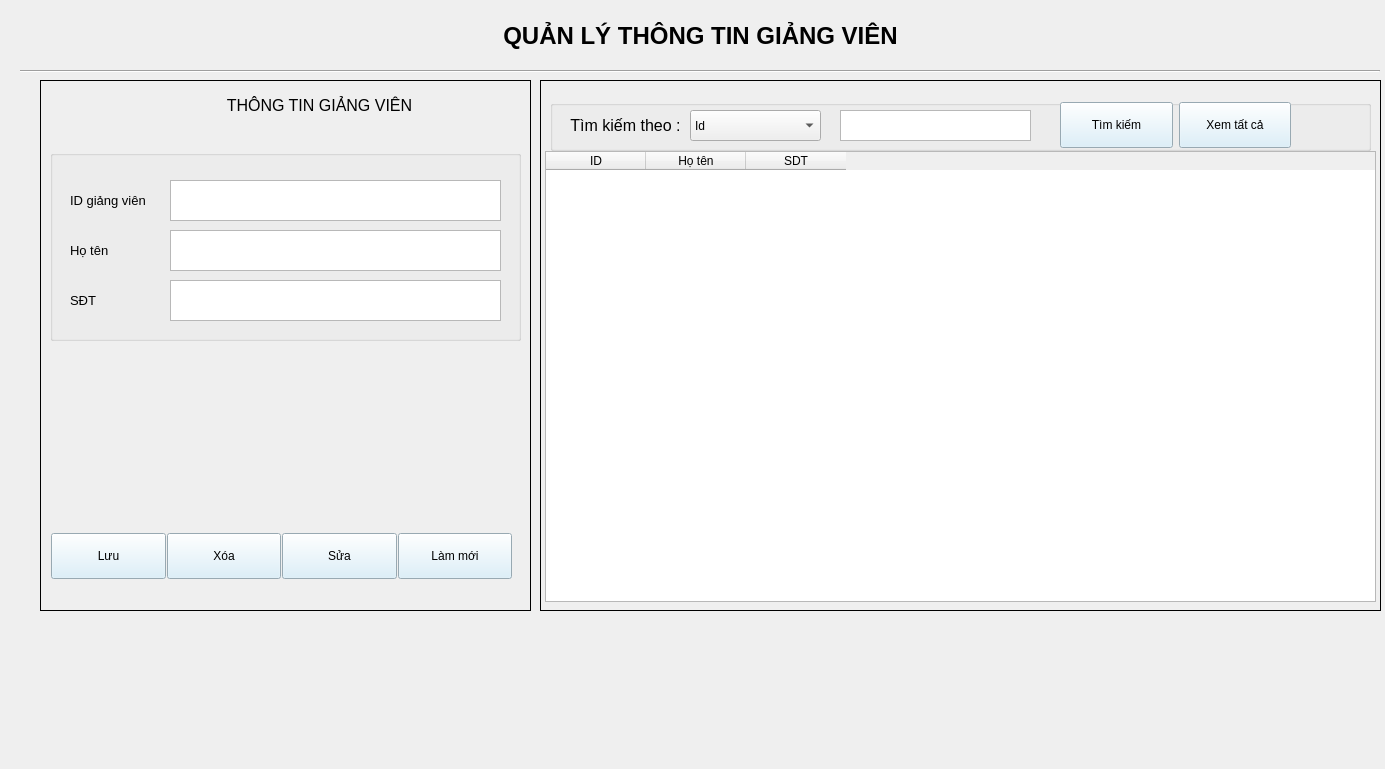
<?xml version="1.0" encoding="UTF-8"?>
<ui version="4.0">
 <class>Teacher</class>
 <widget class="QWidget" name="Teacher">
  <property name="geometry">
   <rect>
    <x>0</x>
    <y>0</y>
    <width>1385</width>
    <height>769</height>
   </rect>
  </property>
  <property name="windowTitle">
   <string>Form</string>
  </property>
  <widget class="QWidget" name="widgetmain" native="true">
   <property name="geometry">
    <rect>
     <x>0</x>
     <y>0</y>
     <width>1445</width>
     <height>796</height>
    </rect>
   </property>
   <widget class="QLabel" name="lb_main">
    <property name="geometry">
     <rect>
      <x>10</x>
      <y>10</y>
      <width>1381</width>
      <height>51</height>
     </rect>
    </property>
    <property name="font">
     <font>
      <pointsize>18</pointsize>
      <weight>75</weight>
      <bold>true</bold>
     </font>
    </property>
    <property name="text">
     <string>QUẢN LÝ THÔNG TIN GIẢNG VIÊN</string>
    </property>
    <property name="alignment">
     <set>Qt::AlignCenter</set>
    </property>
   </widget>
   <widget class="Line" name="line">
    <property name="geometry">
     <rect>
      <x>20</x>
      <y>70</y>
      <width>1360</width>
      <height>3</height>
     </rect>
    </property>
    <property name="orientation">
     <enum>Qt::Horizontal</enum>
    </property>
   </widget>
   <widget class="QFrame" name="frame">
    <property name="geometry">
     <rect>
      <x>40</x>
      <y>80</y>
      <width>491</width>
      <height>531</height>
     </rect>
    </property>
    <property name="styleSheet">
     <string notr="true">#frame{
	border: 1px solid black
}
QPushButton{
	padding: 15px 5px;
	background-color: #D5EDF9;
}
#gridLayout{
	border: 1px solid black;
}
</string>
    </property>
    <property name="frameShape">
     <enum>QFrame::StyledPanel</enum>
    </property>
    <property name="frameShadow">
     <enum>QFrame::Raised</enum>
    </property>
    <widget class="QGroupBox" name="grbx_canhan">
     <property name="geometry">
      <rect>
       <x>10</x>
       <y>70</y>
       <width>471</width>
       <height>191</height>
      </rect>
     </property>
     <property name="font">
      <font>
       <pointsize>10</pointsize>
       <weight>75</weight>
       <bold>true</bold>
      </font>
     </property>
     <property name="title">
      <string/>
     </property>
     <widget class="QLabel" name="lb_hoten">
      <property name="geometry">
       <rect>
        <x>20</x>
        <y>30</y>
        <width>81</width>
        <height>41</height>
       </rect>
      </property>
      <property name="font">
       <font>
        <pointsize>10</pointsize>
       </font>
      </property>
      <property name="text">
       <string>ID giảng viên</string>
      </property>
     </widget>
     <widget class="QLabel" name="lb_namsinh">
      <property name="geometry">
       <rect>
        <x>20</x>
        <y>80</y>
        <width>90</width>
        <height>41</height>
       </rect>
      </property>
      <property name="font">
       <font>
        <pointsize>10</pointsize>
       </font>
      </property>
      <property name="text">
       <string>Họ tên</string>
      </property>
     </widget>
     <widget class="QLabel" name="lb_sdt">
      <property name="geometry">
       <rect>
        <x>20</x>
        <y>130</y>
        <width>44</width>
        <height>41</height>
       </rect>
      </property>
      <property name="font">
       <font>
        <pointsize>10</pointsize>
       </font>
      </property>
      <property name="text">
       <string>SĐT</string>
      </property>
     </widget>
     <widget class="QTextEdit" name="txt_id">
      <property name="enabled">
       <bool>true</bool>
      </property>
      <property name="geometry">
       <rect>
        <x>120</x>
        <y>30</y>
        <width>331</width>
        <height>41</height>
       </rect>
      </property>
      <property name="font">
       <font>
        <pointsize>10</pointsize>
       </font>
      </property>
      <property name="readOnly">
       <bool>true</bool>
      </property>
      <property name="acceptRichText">
       <bool>false</bool>
      </property>
     </widget>
     <widget class="QTextEdit" name="txt_hoten">
      <property name="geometry">
       <rect>
        <x>120</x>
        <y>80</y>
        <width>331</width>
        <height>41</height>
       </rect>
      </property>
      <property name="font">
       <font>
        <pointsize>10</pointsize>
       </font>
      </property>
     </widget>
     <widget class="QTextEdit" name="txt_sdt">
      <property name="geometry">
       <rect>
        <x>120</x>
        <y>130</y>
        <width>331</width>
        <height>41</height>
       </rect>
      </property>
      <property name="font">
       <font>
        <pointsize>10</pointsize>
       </font>
      </property>
     </widget>
    </widget>
    <widget class="QLabel" name="lb_thongtin">
     <property name="geometry">
      <rect>
       <x>4</x>
       <y>10</y>
       <width>551</width>
       <height>31</height>
      </rect>
     </property>
     <property name="font">
      <font>
       <pointsize>12</pointsize>
      </font>
     </property>
     <property name="text">
      <string>THÔNG TIN GIẢNG VIÊN</string>
     </property>
     <property name="alignment">
      <set>Qt::AlignCenter</set>
     </property>
    </widget>
    <widget class="QFrame" name="gridBtn">
     <property name="geometry">
      <rect>
       <x>10</x>
       <y>420</y>
       <width>541</width>
       <height>118</height>
      </rect>
     </property>
     <widget class="QWidget" name="layoutWidget">
      <property name="geometry">
       <rect>
        <x>1</x>
        <y>7</y>
        <width>461</width>
        <height>98</height>
       </rect>
      </property>
      <layout class="QGridLayout" name="gridLayout">
       <property name="horizontalSpacing">
        <number>1</number>
       </property>
       <property name="verticalSpacing">
        <number>0</number>
       </property>
       <item row="0" column="0">
        <widget class="QPushButton" name="btn_luu">
         <property name="text">
          <string>Lưu</string>
         </property>
         <property name="flat">
          <bool>false</bool>
         </property>
        </widget>
       </item>
       <item row="0" column="2">
        <widget class="QPushButton" name="btn_sua">
         <property name="text">
          <string>Sửa</string>
         </property>
        </widget>
       </item>
       <item row="0" column="1">
        <widget class="QPushButton" name="btn_xoa">
         <property name="text">
          <string>Xóa</string>
         </property>
        </widget>
       </item>
       <item row="0" column="3">
        <widget class="QPushButton" name="btn_reset">
         <property name="text">
          <string>Làm mới</string>
         </property>
        </widget>
       </item>
      </layout>
     </widget>
    </widget>
   </widget>
   <widget class="QFrame" name="frame_2">
    <property name="geometry">
     <rect>
      <x>540</x>
      <y>80</y>
      <width>841</width>
      <height>531</height>
     </rect>
    </property>
    <property name="styleSheet">
     <string notr="true">#frame_2{
	border: 1px solid black
}
QPushButton{
	padding: 15px 5px;
	background-color: #D5EDF9;
}
#gridLayout{
	border: 1px solid black;
}
</string>
    </property>
    <property name="frameShape">
     <enum>QFrame::StyledPanel</enum>
    </property>
    <property name="frameShadow">
     <enum>QFrame::Raised</enum>
    </property>
    <widget class="QGroupBox" name="grbx_canhan_2">
     <property name="geometry">
      <rect>
       <x>10</x>
       <y>20</y>
       <width>821</width>
       <height>51</height>
      </rect>
     </property>
     <property name="font">
      <font>
       <pointsize>10</pointsize>
       <weight>75</weight>
       <bold>true</bold>
      </font>
     </property>
     <property name="title">
      <string/>
     </property>
     <widget class="QLabel" name="lb_thongtin_2">
      <property name="geometry">
       <rect>
        <x>10</x>
        <y>10</y>
        <width>131</width>
        <height>31</height>
       </rect>
      </property>
      <property name="font">
       <font>
        <pointsize>12</pointsize>
       </font>
      </property>
      <property name="text">
       <string>Tìm kiếm theo :</string>
      </property>
      <property name="alignment">
       <set>Qt::AlignCenter</set>
      </property>
     </widget>
     <widget class="QComboBox" name="comboBoxtimkiem">
      <property name="geometry">
       <rect>
        <x>140</x>
        <y>10</y>
        <width>131</width>
        <height>31</height>
       </rect>
      </property>
      <item>
       <property name="text">
        <string>Id</string>
       </property>
      </item>
      <item>
       <property name="text">
        <string>Họ tên</string>
       </property>
      </item>
      <item>
       <property name="text">
        <string>SĐT</string>
       </property>
      </item>
     </widget>
     <widget class="QTextEdit" name="txt_timkiem">
      <property name="geometry">
       <rect>
        <x>290</x>
        <y>10</y>
        <width>191</width>
        <height>31</height>
       </rect>
      </property>
      <property name="font">
       <font>
        <pointsize>10</pointsize>
       </font>
      </property>
     </widget>
     <widget class="QWidget" name="layoutWidget">
      <property name="geometry">
       <rect>
        <x>510</x>
        <y>0</y>
        <width>231</width>
        <height>50</height>
       </rect>
      </property>
      <layout class="QHBoxLayout" name="horizontalLayout">
       <item>
        <widget class="QPushButton" name="btn_timkiem">
         <property name="text">
          <string>Tìm kiếm</string>
         </property>
         <property name="flat">
          <bool>false</bool>
         </property>
        </widget>
       </item>
       <item>
        <widget class="QPushButton" name="btn_xemtatca">
         <property name="text">
          <string>Xem tất cả</string>
         </property>
         <property name="flat">
          <bool>false</bool>
         </property>
        </widget>
       </item>
      </layout>
     </widget>
    </widget>
    <widget class="QTableWidget" name="tableteacher">
     <property name="geometry">
      <rect>
       <x>5</x>
       <y>71</y>
       <width>831</width>
       <height>451</height>
      </rect>
     </property>
     <column>
      <property name="text">
       <string>ID</string>
      </property>
     </column>
     <column>
      <property name="text">
       <string>Họ tên</string>
      </property>
     </column>
     <column>
      <property name="text">
       <string>SDT</string>
      </property>
     </column>
    </widget>
   </widget>
  </widget>
 </widget>
 <resources/>
 <connections/>
</ui>
